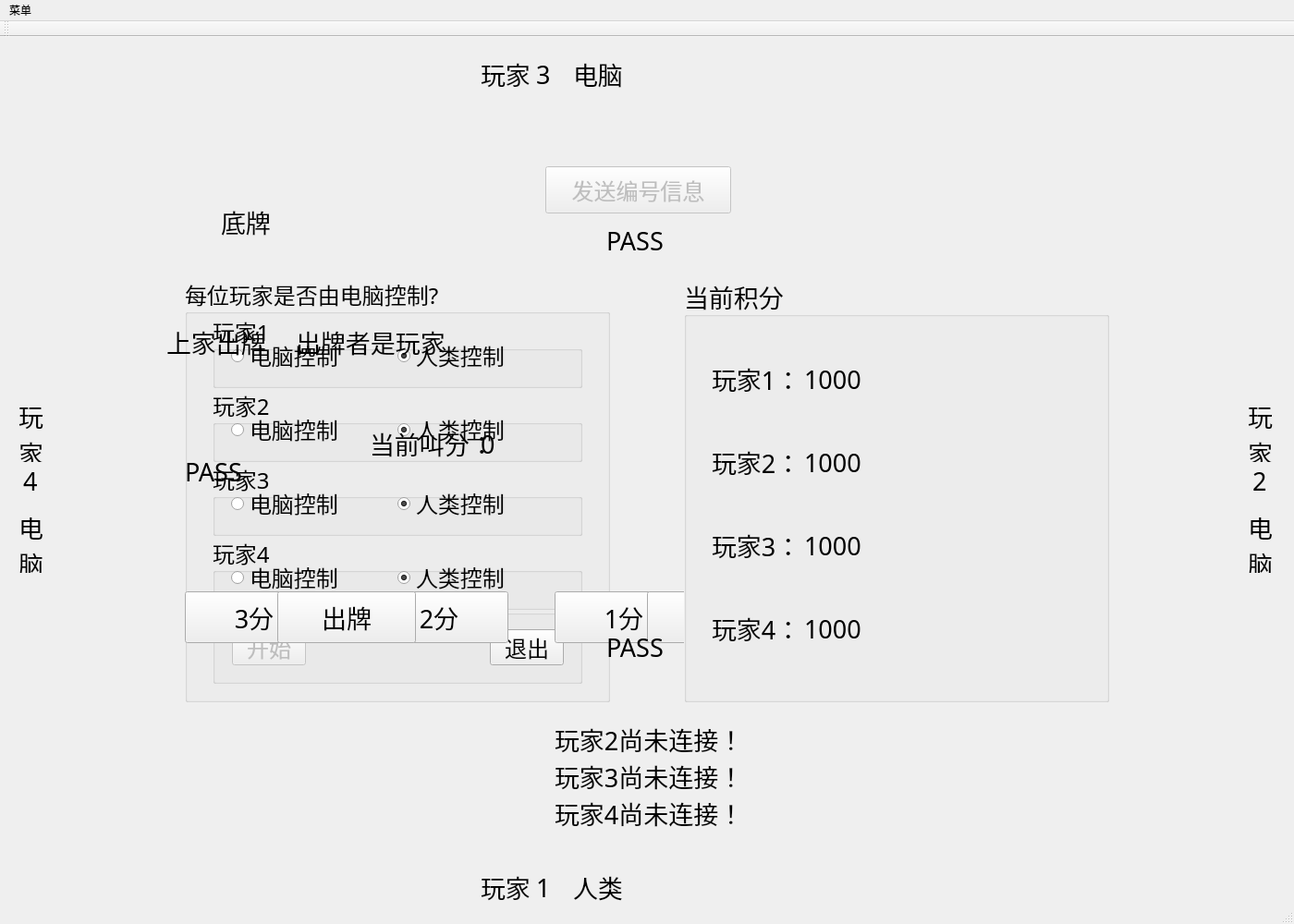
<?xml version="1.0" encoding="UTF-8"?>
<ui version="4.0">
 <class>MainWindow</class>
 <widget class="QMainWindow" name="MainWindow">
  <property name="geometry">
   <rect>
    <x>0</x>
    <y>0</y>
    <width>1400</width>
    <height>1000</height>
   </rect>
  </property>
  <property name="windowTitle">
   <string>四人斗地主</string>
  </property>
  <widget class="QWidget" name="centralWidget">
   <widget class="QGroupBox" name="groupBox_AIcontrol">
    <property name="enabled">
     <bool>true</bool>
    </property>
    <property name="geometry">
     <rect>
      <x>200</x>
      <y>260</y>
      <width>460</width>
      <height>460</height>
     </rect>
    </property>
    <property name="font">
     <font>
      <family>腾祥沁圆简-W4</family>
      <pointsize>18</pointsize>
     </font>
    </property>
    <property name="autoFillBackground">
     <bool>true</bool>
    </property>
    <property name="title">
     <string>每位玩家是否由电脑控制?</string>
    </property>
    <property name="checkable">
     <bool>false</bool>
    </property>
    <widget class="QGroupBox" name="Player1_AIcontrol">
     <property name="geometry">
      <rect>
       <x>30</x>
       <y>40</y>
       <width>400</width>
       <height>80</height>
      </rect>
     </property>
     <property name="title">
      <string>玩家1</string>
     </property>
     <widget class="QRadioButton" name="Player1_AI">
      <property name="geometry">
       <rect>
        <x>20</x>
        <y>30</y>
        <width>150</width>
        <height>30</height>
       </rect>
      </property>
      <property name="text">
       <string>电脑控制</string>
      </property>
      <property name="checked">
       <bool>false</bool>
      </property>
     </widget>
     <widget class="QRadioButton" name="Player1_human">
      <property name="geometry">
       <rect>
        <x>200</x>
        <y>30</y>
        <width>150</width>
        <height>30</height>
       </rect>
      </property>
      <property name="text">
       <string>人类控制</string>
      </property>
      <property name="checked">
       <bool>true</bool>
      </property>
     </widget>
    </widget>
    <widget class="QGroupBox" name="Player2_AIcontrol">
     <property name="geometry">
      <rect>
       <x>30</x>
       <y>120</y>
       <width>400</width>
       <height>80</height>
      </rect>
     </property>
     <property name="title">
      <string>玩家2</string>
     </property>
     <widget class="QRadioButton" name="Player2_AI">
      <property name="geometry">
       <rect>
        <x>20</x>
        <y>30</y>
        <width>150</width>
        <height>30</height>
       </rect>
      </property>
      <property name="text">
       <string>电脑控制</string>
      </property>
      <property name="checked">
       <bool>false</bool>
      </property>
     </widget>
     <widget class="QRadioButton" name="Player2_human">
      <property name="geometry">
       <rect>
        <x>200</x>
        <y>30</y>
        <width>150</width>
        <height>30</height>
       </rect>
      </property>
      <property name="text">
       <string>人类控制</string>
      </property>
      <property name="checked">
       <bool>true</bool>
      </property>
     </widget>
    </widget>
    <widget class="QGroupBox" name="Player3_AIcontrol">
     <property name="geometry">
      <rect>
       <x>30</x>
       <y>200</y>
       <width>400</width>
       <height>80</height>
      </rect>
     </property>
     <property name="title">
      <string>玩家3</string>
     </property>
     <widget class="QRadioButton" name="Player3_AI">
      <property name="geometry">
       <rect>
        <x>20</x>
        <y>30</y>
        <width>150</width>
        <height>30</height>
       </rect>
      </property>
      <property name="text">
       <string>电脑控制</string>
      </property>
      <property name="checked">
       <bool>false</bool>
      </property>
     </widget>
     <widget class="QRadioButton" name="Player3_human">
      <property name="geometry">
       <rect>
        <x>200</x>
        <y>30</y>
        <width>150</width>
        <height>30</height>
       </rect>
      </property>
      <property name="text">
       <string>人类控制</string>
      </property>
      <property name="checked">
       <bool>true</bool>
      </property>
     </widget>
    </widget>
    <widget class="QGroupBox" name="Player4_AIcontrol">
     <property name="geometry">
      <rect>
       <x>30</x>
       <y>280</y>
       <width>400</width>
       <height>80</height>
      </rect>
     </property>
     <property name="title">
      <string>玩家4</string>
     </property>
     <widget class="QRadioButton" name="Player4_AI">
      <property name="geometry">
       <rect>
        <x>20</x>
        <y>30</y>
        <width>150</width>
        <height>30</height>
       </rect>
      </property>
      <property name="text">
       <string>电脑控制</string>
      </property>
      <property name="checked">
       <bool>false</bool>
      </property>
     </widget>
     <widget class="QRadioButton" name="Player4_human">
      <property name="geometry">
       <rect>
        <x>200</x>
        <y>30</y>
        <width>150</width>
        <height>30</height>
       </rect>
      </property>
      <property name="text">
       <string>人类控制</string>
      </property>
      <property name="checked">
       <bool>true</bool>
      </property>
     </widget>
    </widget>
    <widget class="QGroupBox" name="groupBox">
     <property name="geometry">
      <rect>
       <x>30</x>
       <y>360</y>
       <width>400</width>
       <height>80</height>
      </rect>
     </property>
     <property name="title">
      <string/>
     </property>
     <widget class="QWidget" name="horizontalLayoutWidget">
      <property name="geometry">
       <rect>
        <x>10</x>
        <y>10</y>
        <width>381</width>
        <height>61</height>
       </rect>
      </property>
      <layout class="QHBoxLayout" name="horizontalLayout">
       <item>
        <widget class="QPushButton" name="ButtonConfirm">
         <property name="enabled">
          <bool>false</bool>
         </property>
         <property name="text">
          <string>开始</string>
         </property>
        </widget>
       </item>
       <item>
        <spacer name="horizontalSpacer_2">
         <property name="orientation">
          <enum>Qt::Horizontal</enum>
         </property>
         <property name="sizeHint" stdset="0">
          <size>
           <width>20</width>
           <height>20</height>
          </size>
         </property>
        </spacer>
       </item>
       <item>
        <widget class="QPushButton" name="ButtonClose">
         <property name="text">
          <string>退出</string>
         </property>
        </widget>
       </item>
      </layout>
     </widget>
    </widget>
   </widget>
   <widget class="QLabel" name="BackgroundLabel">
    <property name="geometry">
     <rect>
      <x>0</x>
      <y>0</y>
      <width>1500</width>
      <height>1200</height>
     </rect>
    </property>
    <property name="autoFillBackground">
     <bool>false</bool>
    </property>
    <property name="lineWidth">
     <number>0</number>
    </property>
    <property name="text">
     <string/>
    </property>
    <property name="pixmap">
     <pixmap resource="Resources.qrc">:/images/images/Background.png</pixmap>
    </property>
   </widget>
   <widget class="QPushButton" name="Chief3Score">
    <property name="enabled">
     <bool>true</bool>
    </property>
    <property name="geometry">
     <rect>
      <x>200</x>
      <y>600</y>
      <width>150</width>
      <height>56</height>
     </rect>
    </property>
    <property name="font">
     <font>
      <family>腾祥沁圆简-W4</family>
      <pointsize>20</pointsize>
     </font>
    </property>
    <property name="autoFillBackground">
     <bool>false</bool>
    </property>
    <property name="text">
     <string>3分</string>
    </property>
    <property name="checkable">
     <bool>false</bool>
    </property>
    <property name="flat">
     <bool>false</bool>
    </property>
   </widget>
   <widget class="QPushButton" name="Chief2Score">
    <property name="geometry">
     <rect>
      <x>400</x>
      <y>600</y>
      <width>150</width>
      <height>56</height>
     </rect>
    </property>
    <property name="font">
     <font>
      <family>腾祥沁圆简-W4</family>
      <pointsize>20</pointsize>
     </font>
    </property>
    <property name="autoFillBackground">
     <bool>false</bool>
    </property>
    <property name="text">
     <string>2分</string>
    </property>
    <property name="flat">
     <bool>false</bool>
    </property>
   </widget>
   <widget class="QPushButton" name="Chief1Score">
    <property name="enabled">
     <bool>true</bool>
    </property>
    <property name="geometry">
     <rect>
      <x>600</x>
      <y>600</y>
      <width>150</width>
      <height>56</height>
     </rect>
    </property>
    <property name="font">
     <font>
      <family>腾祥沁圆简-W4</family>
      <pointsize>20</pointsize>
     </font>
    </property>
    <property name="autoFillBackground">
     <bool>false</bool>
    </property>
    <property name="text">
     <string>1分</string>
    </property>
    <property name="checkable">
     <bool>false</bool>
    </property>
    <property name="flat">
     <bool>false</bool>
    </property>
   </widget>
   <widget class="QPushButton" name="Chief0Score">
    <property name="geometry">
     <rect>
      <x>800</x>
      <y>600</y>
      <width>150</width>
      <height>56</height>
     </rect>
    </property>
    <property name="font">
     <font>
      <family>腾祥沁圆简-W4</family>
      <pointsize>20</pointsize>
     </font>
    </property>
    <property name="autoFillBackground">
     <bool>false</bool>
    </property>
    <property name="text">
     <string>不叫</string>
    </property>
    <property name="flat">
     <bool>false</bool>
    </property>
   </widget>
   <widget class="QPushButton" name="DoNotPlay">
    <property name="geometry">
     <rect>
      <x>700</x>
      <y>600</y>
      <width>150</width>
      <height>56</height>
     </rect>
    </property>
    <property name="font">
     <font>
      <family>腾祥沁圆简-W4</family>
      <pointsize>20</pointsize>
     </font>
    </property>
    <property name="text">
     <string>不出</string>
    </property>
   </widget>
   <widget class="QLabel" name="label">
    <property name="geometry">
     <rect>
      <x>239</x>
      <y>159</y>
      <width>71</width>
      <height>81</height>
     </rect>
    </property>
    <property name="font">
     <font>
      <family>腾祥沁圆简-W4</family>
      <pointsize>20</pointsize>
     </font>
    </property>
    <property name="text">
     <string>底牌</string>
    </property>
   </widget>
   <widget class="QLabel" name="label2">
    <property name="geometry">
     <rect>
      <x>180</x>
      <y>290</y>
      <width>120</width>
      <height>80</height>
     </rect>
    </property>
    <property name="font">
     <font>
      <family>腾祥沁圆简-W4</family>
      <pointsize>20</pointsize>
     </font>
    </property>
    <property name="text">
     <string>上家出牌</string>
    </property>
   </widget>
   <widget class="QLabel" name="label3">
    <property name="geometry">
     <rect>
      <x>320</x>
      <y>290</y>
      <width>180</width>
      <height>80</height>
     </rect>
    </property>
    <property name="font">
     <font>
      <family>腾祥沁圆简-W4</family>
      <pointsize>20</pointsize>
     </font>
    </property>
    <property name="text">
     <string>出牌者是玩家</string>
    </property>
   </widget>
   <widget class="QLabel" name="label4">
    <property name="geometry">
     <rect>
      <x>500</x>
      <y>290</y>
      <width>20</width>
      <height>80</height>
     </rect>
    </property>
    <property name="font">
     <font>
      <family>腾祥沁圆简-W4</family>
      <pointsize>20</pointsize>
     </font>
    </property>
    <property name="text">
     <string/>
    </property>
   </widget>
   <widget class="QPushButton" name="Play">
    <property name="geometry">
     <rect>
      <x>300</x>
      <y>600</y>
      <width>150</width>
      <height>56</height>
     </rect>
    </property>
    <property name="font">
     <font>
      <family>腾祥沁圆简-W4</family>
      <pointsize>20</pointsize>
     </font>
    </property>
    <property name="text">
     <string>出牌</string>
    </property>
   </widget>
   <widget class="QLabel" name="label4_2">
    <property name="geometry">
     <rect>
      <x>400</x>
      <y>400</y>
      <width>180</width>
      <height>80</height>
     </rect>
    </property>
    <property name="font">
     <font>
      <family>腾祥沁圆简-W4</family>
      <pointsize>20</pointsize>
     </font>
    </property>
    <property name="text">
     <string>当前叫分：</string>
    </property>
   </widget>
   <widget class="QLabel" name="label4_3">
    <property name="geometry">
     <rect>
      <x>520</x>
      <y>400</y>
      <width>20</width>
      <height>80</height>
     </rect>
    </property>
    <property name="font">
     <font>
      <family>腾祥沁圆简-W4</family>
      <pointsize>20</pointsize>
     </font>
    </property>
    <property name="text">
     <string>0</string>
    </property>
   </widget>
   <widget class="QLabel" name="Playerseat0">
    <property name="geometry">
     <rect>
      <x>520</x>
      <y>900</y>
      <width>60</width>
      <height>40</height>
     </rect>
    </property>
    <property name="font">
     <font>
      <family>腾祥沁圆简-W4</family>
      <pointsize>20</pointsize>
     </font>
    </property>
    <property name="text">
     <string>玩家</string>
    </property>
   </widget>
   <widget class="QLabel" name="Playerseat0_NUM">
    <property name="geometry">
     <rect>
      <x>580</x>
      <y>900</y>
      <width>20</width>
      <height>40</height>
     </rect>
    </property>
    <property name="font">
     <font>
      <family>腾祥沁圆简-W4</family>
      <pointsize>20</pointsize>
     </font>
    </property>
    <property name="text">
     <string>1</string>
    </property>
   </widget>
   <widget class="QLabel" name="Playerseat0Control">
    <property name="geometry">
     <rect>
      <x>620</x>
      <y>900</y>
      <width>80</width>
      <height>40</height>
     </rect>
    </property>
    <property name="font">
     <font>
      <family>腾祥沁圆简-W4</family>
      <pointsize>20</pointsize>
     </font>
    </property>
    <property name="text">
     <string>人类</string>
    </property>
   </widget>
   <widget class="QLabel" name="Playerseat2_NUM">
    <property name="geometry">
     <rect>
      <x>580</x>
      <y>20</y>
      <width>20</width>
      <height>40</height>
     </rect>
    </property>
    <property name="font">
     <font>
      <family>腾祥沁圆简-W4</family>
      <pointsize>20</pointsize>
     </font>
    </property>
    <property name="text">
     <string>3</string>
    </property>
   </widget>
   <widget class="QLabel" name="Playerseat2">
    <property name="geometry">
     <rect>
      <x>520</x>
      <y>20</y>
      <width>60</width>
      <height>40</height>
     </rect>
    </property>
    <property name="font">
     <font>
      <family>腾祥沁圆简-W4</family>
      <pointsize>20</pointsize>
     </font>
    </property>
    <property name="text">
     <string>玩家</string>
    </property>
   </widget>
   <widget class="QLabel" name="Playerseat2Control">
    <property name="geometry">
     <rect>
      <x>620</x>
      <y>20</y>
      <width>80</width>
      <height>40</height>
     </rect>
    </property>
    <property name="font">
     <font>
      <family>腾祥沁圆简-W4</family>
      <pointsize>20</pointsize>
     </font>
    </property>
    <property name="text">
     <string>电脑</string>
    </property>
   </widget>
   <widget class="QLabel" name="Playerseat1">
    <property name="geometry">
     <rect>
      <x>1350</x>
      <y>400</y>
      <width>30</width>
      <height>60</height>
     </rect>
    </property>
    <property name="font">
     <font>
      <family>腾祥沁圆简-W4</family>
      <pointsize>20</pointsize>
     </font>
    </property>
    <property name="text">
     <string>玩
家</string>
    </property>
   </widget>
   <widget class="QLabel" name="Playerseat1_NUM">
    <property name="geometry">
     <rect>
      <x>1355</x>
      <y>460</y>
      <width>20</width>
      <height>40</height>
     </rect>
    </property>
    <property name="font">
     <font>
      <family>腾祥沁圆简-W4</family>
      <pointsize>20</pointsize>
     </font>
    </property>
    <property name="text">
     <string>2</string>
    </property>
   </widget>
   <widget class="QLabel" name="Playerseat1Control">
    <property name="geometry">
     <rect>
      <x>1350</x>
      <y>520</y>
      <width>30</width>
      <height>60</height>
     </rect>
    </property>
    <property name="font">
     <font>
      <family>腾祥沁圆简-W4</family>
      <pointsize>20</pointsize>
     </font>
    </property>
    <property name="text">
     <string>电
脑</string>
    </property>
   </widget>
   <widget class="QLabel" name="Playerseat3Control">
    <property name="geometry">
     <rect>
      <x>20</x>
      <y>520</y>
      <width>30</width>
      <height>60</height>
     </rect>
    </property>
    <property name="font">
     <font>
      <family>腾祥沁圆简-W4</family>
      <pointsize>20</pointsize>
     </font>
    </property>
    <property name="text">
     <string>电
脑</string>
    </property>
   </widget>
   <widget class="QLabel" name="Playerseat3_NUM">
    <property name="geometry">
     <rect>
      <x>25</x>
      <y>460</y>
      <width>20</width>
      <height>40</height>
     </rect>
    </property>
    <property name="font">
     <font>
      <family>腾祥沁圆简-W4</family>
      <pointsize>20</pointsize>
     </font>
    </property>
    <property name="text">
     <string>4</string>
    </property>
   </widget>
   <widget class="QLabel" name="Playerseat3">
    <property name="geometry">
     <rect>
      <x>20</x>
      <y>400</y>
      <width>30</width>
      <height>60</height>
     </rect>
    </property>
    <property name="font">
     <font>
      <family>腾祥沁圆简-W4</family>
      <pointsize>20</pointsize>
     </font>
    </property>
    <property name="text">
     <string>玩
家</string>
    </property>
   </widget>
   <widget class="QLabel" name="Head0">
    <property name="geometry">
     <rect>
      <x>710</x>
      <y>870</y>
      <width>76</width>
      <height>72</height>
     </rect>
    </property>
    <property name="text">
     <string/>
    </property>
    <property name="pixmap">
     <pixmap resource="Resources.qrc">:/images/images/Farmer.png</pixmap>
    </property>
   </widget>
   <widget class="QLabel" name="Head1">
    <property name="geometry">
     <rect>
      <x>1320</x>
      <y>610</y>
      <width>76</width>
      <height>72</height>
     </rect>
    </property>
    <property name="text">
     <string/>
    </property>
    <property name="pixmap">
     <pixmap resource="Resources.qrc">:/images/images/Farmer.png</pixmap>
    </property>
   </widget>
   <widget class="QLabel" name="Head3">
    <property name="geometry">
     <rect>
      <x>0</x>
      <y>600</y>
      <width>76</width>
      <height>72</height>
     </rect>
    </property>
    <property name="text">
     <string/>
    </property>
    <property name="pixmap">
     <pixmap resource="Resources.qrc">:/images/images/Farmer.png</pixmap>
    </property>
   </widget>
   <widget class="QLabel" name="Head2">
    <property name="geometry">
     <rect>
      <x>710</x>
      <y>10</y>
      <width>76</width>
      <height>72</height>
     </rect>
    </property>
    <property name="text">
     <string/>
    </property>
    <property name="pixmap">
     <pixmap resource="Resources.qrc">:/images/images/Farmer.png</pixmap>
    </property>
   </widget>
   <widget class="QLabel" name="PASS0">
    <property name="geometry">
     <rect>
      <x>656</x>
      <y>640</y>
      <width>88</width>
      <height>40</height>
     </rect>
    </property>
    <property name="font">
     <font>
      <family>腾祥沁圆简-W4</family>
      <pointsize>20</pointsize>
     </font>
    </property>
    <property name="text">
     <string>PASS</string>
    </property>
   </widget>
   <widget class="QLabel" name="PASS2">
    <property name="geometry">
     <rect>
      <x>656</x>
      <y>200</y>
      <width>88</width>
      <height>40</height>
     </rect>
    </property>
    <property name="font">
     <font>
      <family>腾祥沁圆简-W4</family>
      <pointsize>20</pointsize>
     </font>
    </property>
    <property name="text">
     <string>PASS</string>
    </property>
   </widget>
   <widget class="QLabel" name="PASS3">
    <property name="geometry">
     <rect>
      <x>200</x>
      <y>450</y>
      <width>88</width>
      <height>40</height>
     </rect>
    </property>
    <property name="font">
     <font>
      <family>腾祥沁圆简-W4</family>
      <pointsize>20</pointsize>
     </font>
    </property>
    <property name="text">
     <string>PASS</string>
    </property>
   </widget>
   <widget class="QLabel" name="PASS1">
    <property name="geometry">
     <rect>
      <x>1130</x>
      <y>450</y>
      <width>88</width>
      <height>40</height>
     </rect>
    </property>
    <property name="font">
     <font>
      <family>腾祥沁圆简-W4</family>
      <pointsize>20</pointsize>
     </font>
    </property>
    <property name="text">
     <string>PASS</string>
    </property>
   </widget>
   <widget class="QGroupBox" name="groupBox_2">
    <property name="geometry">
     <rect>
      <x>740</x>
      <y>260</y>
      <width>460</width>
      <height>460</height>
     </rect>
    </property>
    <property name="font">
     <font>
      <family>腾祥沁圆简-W4</family>
      <pointsize>20</pointsize>
     </font>
    </property>
    <property name="autoFillBackground">
     <bool>true</bool>
    </property>
    <property name="title">
     <string>当前积分</string>
    </property>
    <property name="flat">
     <bool>false</bool>
    </property>
    <widget class="QLabel" name="Player1Label2">
     <property name="geometry">
      <rect>
       <x>30</x>
       <y>90</y>
       <width>100</width>
       <height>40</height>
      </rect>
     </property>
     <property name="text">
      <string>玩家1：</string>
     </property>
    </widget>
    <widget class="QLabel" name="Player1LabelScore">
     <property name="geometry">
      <rect>
       <x>130</x>
       <y>90</y>
       <width>300</width>
       <height>40</height>
      </rect>
     </property>
     <property name="text">
      <string>1000</string>
     </property>
    </widget>
    <widget class="QLabel" name="Player2Label2">
     <property name="geometry">
      <rect>
       <x>30</x>
       <y>180</y>
       <width>100</width>
       <height>40</height>
      </rect>
     </property>
     <property name="text">
      <string>玩家2：</string>
     </property>
    </widget>
    <widget class="QLabel" name="Player2LabelScore">
     <property name="geometry">
      <rect>
       <x>130</x>
       <y>180</y>
       <width>300</width>
       <height>40</height>
      </rect>
     </property>
     <property name="text">
      <string>1000</string>
     </property>
    </widget>
    <widget class="QLabel" name="Player3Label2">
     <property name="geometry">
      <rect>
       <x>30</x>
       <y>270</y>
       <width>100</width>
       <height>40</height>
      </rect>
     </property>
     <property name="text">
      <string>玩家3：</string>
     </property>
    </widget>
    <widget class="QLabel" name="Player3LabelScore">
     <property name="geometry">
      <rect>
       <x>130</x>
       <y>270</y>
       <width>300</width>
       <height>40</height>
      </rect>
     </property>
     <property name="text">
      <string>1000</string>
     </property>
    </widget>
    <widget class="QLabel" name="Player4Label2">
     <property name="geometry">
      <rect>
       <x>30</x>
       <y>360</y>
       <width>100</width>
       <height>40</height>
      </rect>
     </property>
     <property name="text">
      <string>玩家4：</string>
     </property>
    </widget>
    <widget class="QLabel" name="Player4LabelScore">
     <property name="geometry">
      <rect>
       <x>130</x>
       <y>360</y>
       <width>300</width>
       <height>40</height>
      </rect>
     </property>
     <property name="text">
      <string>1000</string>
     </property>
    </widget>
   </widget>
   <widget class="QLabel" name="Player2Connect">
    <property name="geometry">
     <rect>
      <x>600</x>
      <y>740</y>
      <width>200</width>
      <height>40</height>
     </rect>
    </property>
    <property name="font">
     <font>
      <family>腾祥沁圆简-W4</family>
      <pointsize>20</pointsize>
     </font>
    </property>
    <property name="text">
     <string>玩家2尚未连接！</string>
    </property>
   </widget>
   <widget class="QLabel" name="Player3Connect">
    <property name="geometry">
     <rect>
      <x>600</x>
      <y>780</y>
      <width>200</width>
      <height>40</height>
     </rect>
    </property>
    <property name="font">
     <font>
      <family>腾祥沁圆简-W4</family>
      <pointsize>20</pointsize>
     </font>
    </property>
    <property name="text">
     <string>玩家3尚未连接！</string>
    </property>
   </widget>
   <widget class="QLabel" name="Player4Connect">
    <property name="geometry">
     <rect>
      <x>600</x>
      <y>820</y>
      <width>200</width>
      <height>40</height>
     </rect>
    </property>
    <property name="font">
     <font>
      <family>腾祥沁圆简-W4</family>
      <pointsize>20</pointsize>
     </font>
    </property>
    <property name="text">
     <string>玩家4尚未连接！</string>
    </property>
   </widget>
   <widget class="QPushButton" name="NumSend">
    <property name="enabled">
     <bool>false</bool>
    </property>
    <property name="geometry">
     <rect>
      <x>590</x>
      <y>140</y>
      <width>201</width>
      <height>51</height>
     </rect>
    </property>
    <property name="baseSize">
     <size>
      <width>0</width>
      <height>19</height>
     </size>
    </property>
    <property name="font">
     <font>
      <pointsize>18</pointsize>
     </font>
    </property>
    <property name="text">
     <string>发送编号信息</string>
    </property>
   </widget>
   <zorder>BackgroundLabel</zorder>
   <zorder>groupBox_AIcontrol</zorder>
   <zorder>Chief3Score</zorder>
   <zorder>Chief2Score</zorder>
   <zorder>Chief1Score</zorder>
   <zorder>Chief0Score</zorder>
   <zorder>DoNotPlay</zorder>
   <zorder>label</zorder>
   <zorder>label2</zorder>
   <zorder>label3</zorder>
   <zorder>label4</zorder>
   <zorder>Play</zorder>
   <zorder>label4_2</zorder>
   <zorder>label4_3</zorder>
   <zorder>Playerseat0</zorder>
   <zorder>Playerseat0_NUM</zorder>
   <zorder>Playerseat0Control</zorder>
   <zorder>Playerseat2_NUM</zorder>
   <zorder>Playerseat2</zorder>
   <zorder>Playerseat2Control</zorder>
   <zorder>Playerseat1</zorder>
   <zorder>Playerseat1_NUM</zorder>
   <zorder>Playerseat1Control</zorder>
   <zorder>Playerseat3Control</zorder>
   <zorder>Playerseat3_NUM</zorder>
   <zorder>Playerseat3</zorder>
   <zorder>Head0</zorder>
   <zorder>Head1</zorder>
   <zorder>Head3</zorder>
   <zorder>Head2</zorder>
   <zorder>PASS0</zorder>
   <zorder>PASS2</zorder>
   <zorder>PASS3</zorder>
   <zorder>PASS1</zorder>
   <zorder>groupBox_2</zorder>
   <zorder>Player2Connect</zorder>
   <zorder>Player3Connect</zorder>
   <zorder>Player4Connect</zorder>
   <zorder>NumSend</zorder>
  </widget>
  <widget class="QMenuBar" name="menuBar">
   <property name="geometry">
    <rect>
     <x>0</x>
     <y>0</y>
     <width>1400</width>
     <height>22</height>
    </rect>
   </property>
   <widget class="QMenu" name="menu">
    <property name="title">
     <string>菜单</string>
    </property>
    <addaction name="separator"/>
    <addaction name="MenuExit"/>
   </widget>
   <addaction name="menu"/>
  </widget>
  <widget class="QToolBar" name="mainToolBar">
   <attribute name="toolBarArea">
    <enum>TopToolBarArea</enum>
   </attribute>
   <attribute name="toolBarBreak">
    <bool>false</bool>
   </attribute>
  </widget>
  <widget class="QStatusBar" name="statusBar"/>
  <action name="MenuExit">
   <property name="text">
    <string>退出</string>
   </property>
  </action>
 </widget>
 <layoutdefault spacing="6" margin="11"/>
 <resources>
  <include location="Resources.qrc"/>
 </resources>
 <connections>
  <connection>
   <sender>MenuExit</sender>
   <signal>triggered()</signal>
   <receiver>MainWindow</receiver>
   <slot>close()</slot>
   <hints>
    <hint type="sourcelabel">
     <x>-1</x>
     <y>-1</y>
    </hint>
    <hint type="destinationlabel">
     <x>399</x>
     <y>299</y>
    </hint>
   </hints>
  </connection>
  <connection>
   <sender>ButtonClose</sender>
   <signal>clicked()</signal>
   <receiver>MainWindow</receiver>
   <slot>close()</slot>
   <hints>
    <hint type="sourcelabel">
     <x>552</x>
     <y>505</y>
    </hint>
    <hint type="destinationlabel">
     <x>414</x>
     <y>314</y>
    </hint>
   </hints>
  </connection>
  <connection>
   <sender>ButtonConfirm</sender>
   <signal>clicked()</signal>
   <receiver>groupBox_AIcontrol</receiver>
   <slot>hide()</slot>
   <hints>
    <hint type="sourcelabel">
     <x>248</x>
     <y>485</y>
    </hint>
    <hint type="destinationlabel">
     <x>399</x>
     <y>314</y>
    </hint>
   </hints>
  </connection>
  <connection>
   <sender>NumSend</sender>
   <signal>clicked()</signal>
   <receiver>NumSend</receiver>
   <slot>hide()</slot>
   <hints>
    <hint type="sourcelabel">
     <x>690</x>
     <y>204</y>
    </hint>
    <hint type="destinationlabel">
     <x>690</x>
     <y>204</y>
    </hint>
   </hints>
  </connection>
 </connections>
</ui>
